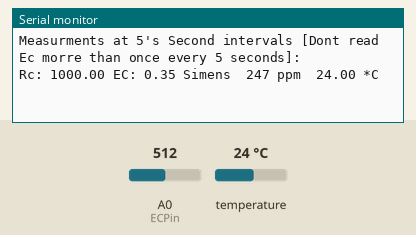
Simulated run of this sketch. Board: Arduino Uno, built with avr-gcc and run on an emulated ATmega328P. Shown: the last lines printed to the serial monitor. Inputs (shaded band) come from the test bench; at power-on: temperature 24 °C, A0 (ECPin) = 512.

Above: at 1.4 s.
1.5 s: temperature set to 12 °C
4.8 s: A0 (ECPin) set to 716
At 7.6 s:
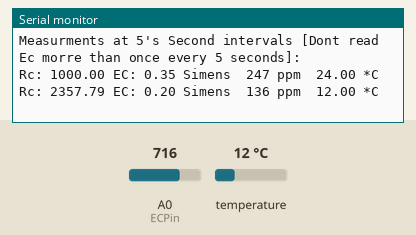
8.1 s: temperature set to 19 °C
11.4 s: A0 (ECPin) set to 900
At 13.1 s:
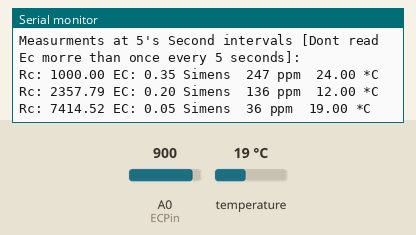

The sketch:

EC_Code.ino
```cpp
  //************************** Libraries Needed To Compile The Script [See Read me In Download] ***************//
// Both below Library are custom ones [ SEE READ ME In Downloaded Zip If You Dont Know how To install] Use them or add a pull up resistor to the temp probe


#include <OneWire.h>
#include <DallasTemperature.h>


//************************* User Defined Variables ********************************************************//


//##################################################################################
//-----------  Do not Replace R1 with a resistor lower than 300 ohms    ------------
//##################################################################################


int R1= 1000;
int Ra=25; //Resistance of powering Pins
int ECPin= A0;
//int ECGround=A1;
//int ECPower =A4;


//*********** Converting to ppm [Learn to use EC it is much better**************//
// Hana      [USA]        PPMconverion:  0.5
// Eutech    [EU]          PPMconversion:  0.64
//Tranchen  [Australia]  PPMconversion:  0.7
// Why didnt anyone standardise this?


float PPMconversion=0.7;


//*************Compensating for temperature ************************************//
//The value below will change depending on what chemical solution we are measuring
//0.019 is generaly considered the standard for plant nutrients [google "Temperature compensation EC" for more info
float TemperatureCoef = 0.019; //this changes depending on what chemical we are measuring


//********************** Cell Constant For Ec Measurements *********************//
//Mine was around 2.9 with plugs being a standard size they should all be around the same
//But If you get bad readings you can use the calibration script and fluid to get a better estimate for K
float K=2.88;


//************ Temp Probe Related *********************************************//
#define ONE_WIRE_BUS 0          // Data wire For Temp Probe is plugged into pin 10 on the Arduino


//***************************** END Of Recomended User Inputs *****************************************************************//


OneWire oneWire(ONE_WIRE_BUS);// Setup a oneWire instance to communicate with any OneWire devices
DallasTemperature sensors(&oneWire);// Pass our oneWire reference to Dallas Temperature.


float Temperature=10;
float EC=0;
float EC25 =0;
int ppm =0;


float raw= 0;
float Vin= 5;
float Vdrop= 0;
float Rc= 0;
float buffer=0;


//*********************************Setup - runs Once and sets pins etc ******************************************************//
void setup()
{
  Serial.begin(9600);
  pinMode(ECPin,INPUT);
  delay(100);// gives sensor time to settle
  sensors.begin();
  delay(100);
  //** Adding Digital Pin Resistance to [25 ohm] to the static Resistor *********//
  // Consule Read-Me for Why, or just accept it as true
  R1=(R1+Ra);// Taking into acount Powering Pin Resitance

  Serial.println("Measurments at 5's Second intervals [Dont read Ec morre than once every 5 seconds]:");


};
//******************************************* End of Setup **********************************************************************//


//************************************* Main Loop - Runs Forever ***************************************************************//
//Moved Heavy Work To subroutines so you can call them from main loop without cluttering the main loop
void loop()
{


GetEC();          //Calls Code to Go into GetEC() Loop [Below Main Loop] dont call this more that 1/5 hhz [once every five seconds] or you will polarise the water
PrintReadings();  // Cals Print routine [below main loop]


delay(5000);


}
//************************************** End Of Main Loop **********************************************************************//


//************ This Loop Is called From Main Loop************************//
void GetEC(){


//*********Reading Temperature Of Solution *******************//
sensors.requestTemperatures();// Send the command to get temperatures
Temperature=sensors.getTempCByIndex(0); //Stores Value in Variable


//************Estimates Resistance of Liquid ****************//
//digitalWrite(ECPower,HIGH);
raw= analogRead(ECPin);
raw= analogRead(ECPin);// This is not a mistake, First reading will be low beause if charged a capacitor
//digitalWrite(ECPower,LOW);


//***************** Converts to EC **************************//
Vdrop = (Vin*raw)/1024.0;
Rc=(Vdrop*R1)/(Vin-Vdrop);
Rc=Rc-Ra; //acounting for Digital Pin Resitance
EC = 1000/(Rc*K);


//*************Compensating For Temperaure********************//
EC25  =  EC/ (1+ TemperatureCoef*(Temperature-25.0));
ppm=(EC25)*(PPMconversion*1000);


;}
//************************** End OF EC Function ***************************//


//***This Loop Is called From Main Loop- Prints to serial usefull info ***//
void PrintReadings(){
Serial.print("Rc: ");
Serial.print(Rc);
Serial.print(" EC: ");
Serial.print(EC25);
Serial.print(" Simens  ");
Serial.print(ppm);
Serial.print(" ppm  ");
Serial.print(Temperature);
Serial.println(" *C ");


/*
//********** Usued for Debugging ************
Serial.print("Vdrop: ");
Serial.println(Vdrop);
Serial.print("Rc: ");
Serial.println(Rc);
Serial.print(EC);
Serial.println("Siemens");
//********** end of Debugging Prints *********
*/
};
```

Measured:
- after the input at 4.8 s, the serial monitor: prints a new line after 2.0 s (image 1)
- after the input at 11.4 s, the serial monitor: prints a new line after 1.1 s (image 2)
